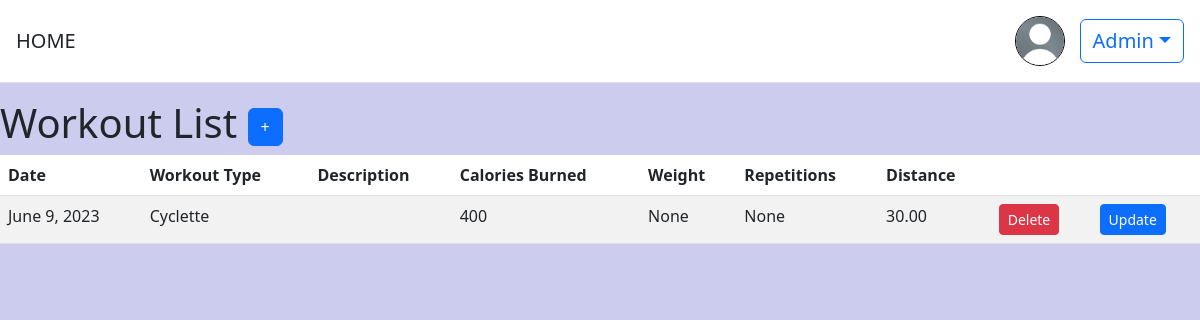
Page /workouts/ (signed in) on the committed database.
### users/models.py (models this page shows)
class CustomUser(AbstractUser):
    first_name = models.CharField(max_length=100, null=True, blank=True)
    last_name = models.CharField(max_length=100,null=True, blank=True)
    birth_date = models.DateField(null=True, blank=True)
    age = models.PositiveIntegerField(null=True, blank=True)
    peso = models.PositiveIntegerField(null=True, blank=True)
    altezza = models.PositiveIntegerField(null=True, blank=True)
    profile_pic = models.ImageField(upload_to='profile_pics', null=True, blank=True)

### workouts/models.py (models this page shows, shortened)
class Workout(models.Model):
    WORKOUT_TYPES = (
        ('Running', 'Running'),
        ('WeightLifting', 'Weight Lifting'),
        ('Cyclette', 'Cyclette'),
        ('Other', 'Other'),
    )
    date= models.DateField(auto_now_add=True)
    repetitions = models.IntegerField(null=True, blank=True)
    weight = models.DecimalField(max_digits=5, decimal_places=2, null=True, blank=True)
    calories_burned = models.IntegerField(null=False, blank=False)
    workout_type = models.CharField(max_length=20, choices=WORKOUT_TYPES)
    distance = models.DecimalField(max_digits=5, decimal_places=2, null=True, blank=True)
    descrizione = models.CharField(max_length=50,null=True, blank=True)
    utente = models.ForeignKey(settings.AUTH_USER_MODEL, on_delete=models.CASCADE, null=True, blank=True,default=None)
    goal= models.ForeignKey('obiettivi.GoalModel', on_delete=models.CASCADE, null=True, blank=True,default=None)

### workouts/views.py (the view)
# urls.py: path('', views.workout_list, name='workout_list'),
@login_required
def workout_list(request):
    workouts = Workout.objects.filter(utente=request.user)
    return render(request, 'workout_list.html', {'workouts': workouts})

### templates/workout_list.html (shortened to what this page needs)
{% extends "base.html" %}
{% block content %}
  <h1>
    Workout List
    <a href="{% url 'workouts' %}" class="btn btn-primary"> + </a>
  </h1>
 <div class="table-responsive" >
  <table class="table table-striped">
    <thead>
      <tr>
        <th>Date</th>
        <th>Workout Type</th>
        <th>Description</th>
        <th>Calories Burned</th>
        <th>Weight</th>
        <th>Repetitions</th>
        <th>Distance</th>
        <th></th>
        <th></th>
      </tr>
    </thead>
    <tbody>
      {% for workout in workouts %}
        <tr>
          <td>{{ workout.date }}</td>
          <td>{{ workout.workout_type }}</td>
          <td>{{ workout.description }}</td>
          <td>{{ workout.calories_burned }}</td>
          <td>{{ workout.weight }}</td>
          <td>{{ workout.repetitions }}</td>
          <td>{{ workout.distance }}</td>
          <td>
            <form action="{% url 'delete' workout.pk %}" method="post">
              <button type="submit" class="btn btn-danger btn-sm">Delete</button>
            </form>
          </td>
          <td>
            <form action="{% url 'update' workout.pk %}" method="post">
              <button type="submit" class="btn btn-primary btn-sm">Update</button>
            </form>
          </td>
        </tr>
      {% empty %}
        <tr>
          <td colspan="8">No workouts found.</td>
        </tr>
      {% endfor %}
    </tbody>
  </table>
  </div>
{% endblock content %}

### templates/base.html (shortened to what this page needs)
<!DOCTYPE html>
<html>
{% load static %}
<head>
    <link href="https://cdn.jsdelivr.net/npm/bootstrap@5.2.3/dist/css/bootstrap.min.css" rel="stylesheet"
>
   <link rel="stylesheet" href="https://cdnjs.cloudflare.com/ajax/libs/bootstrap/5.3.0/css/bootstrap.min.css">
</head>
<header class="p-3 mb-3 border-bottom" style="background-color: white">
        <div class="d-flex flex-wrap align-items-center justify-content-center justify-content-lg-start">
            <a class="navbar-brand" href="{% url 'homeview' %}" style="font-size:20px">HOME</a>
            <div class="text-end">
                {% if user.is_authenticated %}
                <div class="dropdown" >
                    {% if user.profile_pic %}
                    <img src="{{ user.profile_pic.url }}" class="rounded-circle" style="width: 50px; height: 50px; margin-right: 10px; border:1px solid black">
                    {% else %}
                    <img  src="{% static 'images/user_default.jpeg' %}" class="rounded-circle" style="width: 50px; height: 50px; margin-right: 10px; border:1px solid black ">
                    {% endif %}
                    <button style="font-size:20px" class="btn btn-outline-primary dropdown-toggle" type="button" id="dropdownMenuButton" data-bs-toggle="dropdown" aria-expanded="false">
                        {{ user.username }}</button>
                </div>
                {% else %}
                <a href="{% url 'users:login' %}" class="btn btn-outline-primary me-2">Log In</a>
                <a href="{% url 'users:signup' %}" class="btn btn-primary">Sign Up</a>
                {% endif %}
            </div>
        </div>
    </header>
<body style="background-color:#ccccee">
    <main >
        {% block content %}
        {% endblock %}
    </main>
</body>
</html>

### rows in the picture
CustomUser: username "Admin"
Workout: date "June 9, 2023", workout_type "Cyclette", calories_burned "400", weight "None", repetitions "None", distance "30.00"
